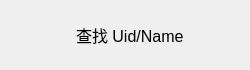
<?xml version="1.0" encoding="UTF-8"?>
<ui version="4.0">
 <class>AddUserItem</class>
 <widget class="QWidget" name="AddUserItem">
  <property name="geometry">
   <rect>
    <x>0</x>
    <y>0</y>
    <width>250</width>
    <height>70</height>
   </rect>
  </property>
  <property name="minimumSize">
   <size>
    <width>250</width>
    <height>70</height>
   </size>
  </property>
  <property name="maximumSize">
   <size>
    <width>250</width>
    <height>70</height>
   </size>
  </property>
  <property name="windowTitle">
   <string>Form</string>
  </property>
  <layout class="QHBoxLayout" name="horizontalLayout">
   <item>
    <widget class="ElaText" name="add_tip">
     <property name="minimumSize">
      <size>
       <width>40</width>
       <height>40</height>
      </size>
     </property>
     <property name="maximumSize">
      <size>
       <width>40</width>
       <height>40</height>
      </size>
     </property>
     <property name="text">
      <string/>
     </property>
    </widget>
   </item>
   <item alignment="Qt::AlignmentFlag::AlignHCenter|Qt::AlignmentFlag::AlignVCenter">
    <widget class="ElaText" name="nessage_tip">
     <property name="font">
      <font>
       <pointsize>12</pointsize>
      </font>
     </property>
     <property name="text">
      <string>查找 Uid/Name</string>
     </property>
    </widget>
   </item>
   <item>
    <widget class="ElaText" name="right_tip">
     <property name="minimumSize">
      <size>
       <width>30</width>
       <height>30</height>
      </size>
     </property>
     <property name="maximumSize">
      <size>
       <width>30</width>
       <height>30</height>
      </size>
     </property>
     <property name="text">
      <string/>
     </property>
    </widget>
   </item>
  </layout>
 </widget>
 <customwidgets>
  <customwidget>
   <class>ElaText</class>
   <extends>QLabel</extends>
   <header location="global">elatext.h</header>
  </customwidget>
 </customwidgets>
 <resources/>
 <connections/>
</ui>
